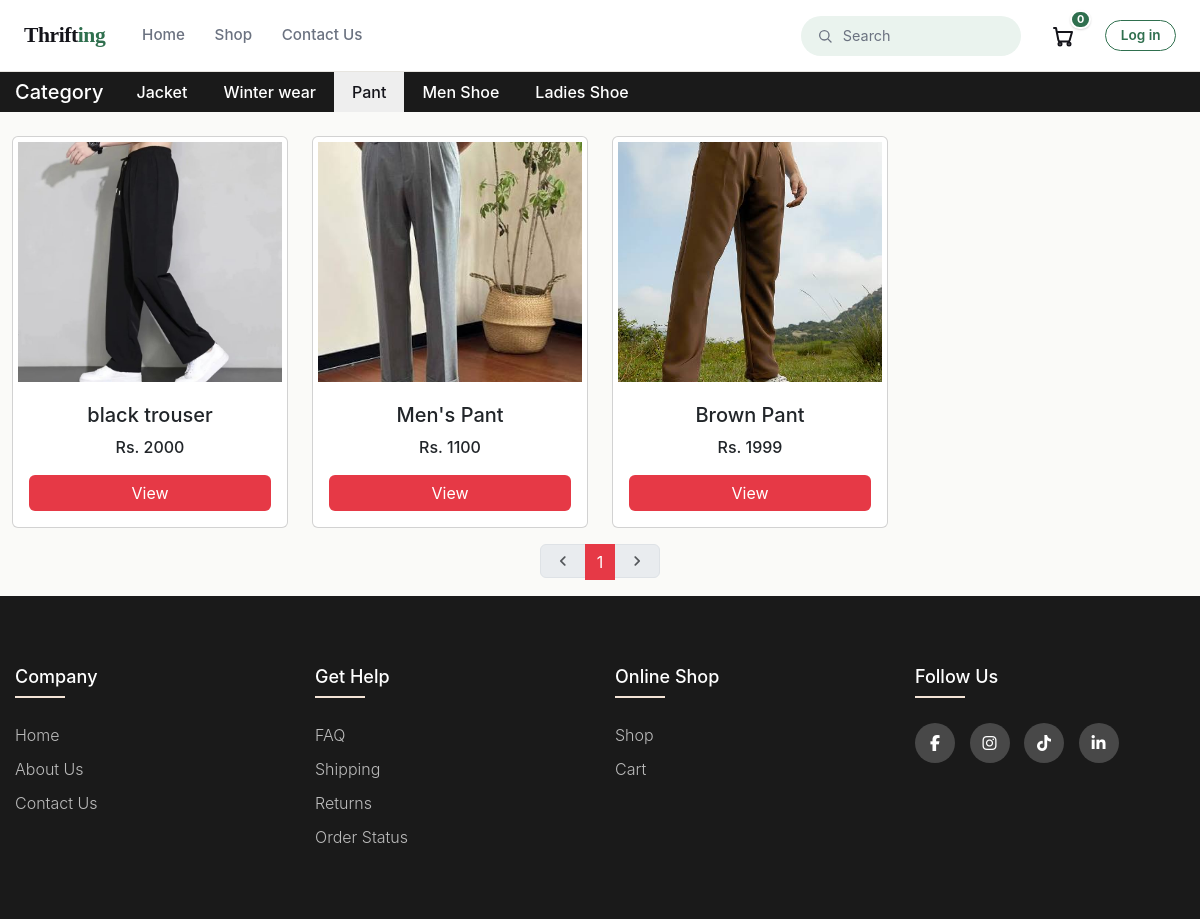
/shop/?category=3, run on the app's committed database.
### store/models.py (models this page shows, shortened)
class Category(models.Model):
    category_name = models.CharField(max_length=20)
    def __str__(self):
        return self.category_name

class Product(models.Model):
    product_name = models.CharField(max_length=50)
    category = models.ForeignKey(Category, on_delete=models.CASCADE, null = True, blank = True)
    description = models.CharField(max_length=200)
    price = models.IntegerField(default=0)
    image = models.ImageField(upload_to="store/images", default="")

### store/views.py (the view)
# urls.py: path('shop/', views.shop, name='shop'),
def shop(request):
    categories = Category.objects.all()
    categoryID =  request.GET.get('category')
    if categoryID:
        product_obj = Product.objects.filter(category=categoryID).order_by('?')
    else:
        product_obj = Product.objects.all().order_by('?')
    paginator = Paginator(product_obj,8)
    page_number = request.GET.get('page')
    product_obj = paginator.get_page(page_number)
    params = {
        'category' : categories,
        'product_obj' : product_obj,
    }
    return render(request, 'store/shop.html', params)

### cart/count_processor.py (called while the page is built)
def cart_count_processor(request):
    if request.user.is_authenticated:
        count = Cart.objects.filter(user=request.user).count()
    else:
        count = 0
    return{'cart_count' : count}

### store/templates/store/shop.html (shortened to what this page needs)
{%extends 'store/navbar.html'%}
{%load static%}
{%block csslink%}
<link rel="stylesheet" href="{% static 'store/shop.css' %}">
<link href="https://cdn.jsdelivr.net/npm/bootstrap@5.3.8/dist/css/bootstrap.min.css" rel="stylesheet">
<link rel="stylesheet" href="https://cdn.jsdelivr.net/npm/swiper@11/swiper-bundle.min.css"/>
{%endblock%}
{%block body%}
<div class="category-container">
    <h5 class="cat">Category</h5>
    <div class="category swiper">
        <div class="swiper-wrapper">
            {%for cat in category%}
            <div class="swiper-slide">
                <a href="{% url 'store:shop' %}?category={{cat.id}}" class="category-link {% if request.GET.category == cat.id|stringformat:'s' %}active{% endif %}">{{cat}}</a>
            </div>
            {%endfor%}
        </div>
    </div>
</div>
<div class="container-fluid my-3">
    <div class="row">
        <div class="col-lg-12 mt-2">
            <div class="row row-cols-2 row-cols-md-3 row-cols-lg-4 g-4" id="product-container">
                {%for product in product_obj %}
                <div class="col">
                    <div class="card h-100 w-100">
                        <img src="{{product.image.url}}" class="card-img-top" alt="{{product.product_name}}"/>
                        <div class="card-body d-flex flex-column text-center">
                        <h5 class="card-title">{{product.product_name}}</h5>
                        <p class="card-text">Rs. {{product.price}}</p>
                        <a href="{% url 'store:productDetails' product.product_name|slugify product.id %}" class="btn btn-primary mt-auto">View</a>
                        </div>
                    </div>
                </div>
                {%endfor%}
            </div>
        </div>
    </div>
</div>
<nav aria-label="Page navigation example" class="mt-3">
    <ul class="pagination justify-content-center">
        {% if product_obj.has_previous %}
            <li class="page-item">
                {% if request.GET.category %}
                    <a class="page-link" aria-label="Previous"
                       href="?category={{ request.GET.category }}&page={{ product_obj.previous_page_number }}">
                        <span class="material-symbols-rounded">chevron_left</span>
                    </a>
                {% else %}
                    <a class="page-link" aria-label="Previous"
                       href="?page={{ product_obj.previous_page_number }}">
                        <span class="material-symbols-rounded">chevron_left</span>
                    </a>
                {% endif %}
            </li>
        {% else %}
            <li class="page-item disabled">
                <a class="page-link" aria-label="Previous" href="#">
                    <span class="material-symbols-rounded">chevron_left</span>
                </a>
            </li>
        {% endif %}
        {% for num in product_obj.paginator.page_range %}
            {% if product_obj.number == num %}
                <li class="page-item active">
                    {% if request.GET.category %}
                        <a class="page-link"
                           style="background-color: #e63946; border: none;"
                           href="?category={{ request.GET.category }}&page={{ num }}">
                            {{ num }}
                        </a>
                    {% else %}
                        <a class="page-link"
                           style="background-color: #e63946; border: none;"
                           href="?page={{ num }}">
                            {{ num }}
                        </a>
                    {% endif %}
                </li>
            {% endif %}
        {% endfor %}
        {% if product_obj.has_next %}
            <li class="page-item">
                {% if request.GET.category %}
                    <a class="page-link" aria-label="Next"
                       href="?category={{ request.GET.category }}&page={{ product_obj.next_page_number }}">
                        <span class="material-symbols-rounded">chevron_right</span>
                    </a>
                {% else %}
                    <a class="page-link" aria-label="Next"
                       href="?page={{ product_obj.next_page_number }}">
                        <span class="material-symbols-rounded">chevron_right</span>
                    </a>
                {% endif %}
            </li>
        {% else %}
            <li class="page-item disabled">
                <a class="page-link" aria-label="Next" href="#">
                    <span class="material-symbols-rounded">chevron_right</span>
                </a>
            </li>
        {% endif %}
    </ul>
</nav>
{%endblock%}

### store/static/store/shop.css (style rules this page uses)
.category { background: var(--brand-dark); padding:12px; }
.category-container { display: flex; align-items: center; background-color: var(--brand-dark); }
.cat { color: white; margin: 0 15px; white-space: nowrap; }
.category { flex: 1; }
.category .swiper-wrapper { display:flex; align-items:center; }
.category .swiper-slide { width:auto; }
.category-link { display:block; padding:8px 18px; color:white; text-decoration:none; white-space:nowrap; font-weight:500; transition:.3s; }
.category-link.active { background: var(--brand-gray-light); color: var(--brand-black); }
.card-img-top { height:250px; object-fit:cover; padding:5px; }
.card-body p { font-weight:500; }
.card-body .btn-primary { background: #e63946; border:none; }
.pagination .page-link { display: flex; align-items: center; justify-content: center; }
.pagination .page-link .material-symbols-rounded { font-size: 20px; line-height: 1; font-variation-settings: 'FILL' 1, 'wght' 500, 'GRAD' 0, 'opsz' 20; }

### store/static/store/navbar.css (style rules this page uses)
:root { --bg: #ffffff; --ink: #14141a; --muted: #6b7280; --border: #e7e5e0; --accent: #2f6f4e; --accent-soft: #eaf3ee; --surface: #fafaf8; --red: #e63946; --brand-red: #e63946; --brand-pink-dark: #b4006a; --brand-dark: #1a1a1a; --brand-cream: #f3e3d6; --brand-brown: #5c4033; --brand-gray-light: #eeeeee; --brand-white: #ffffff; --brand-accent: #1f7a5c; color-scheme: light; box-sizing: border-box; }
*, *::before, *::after { box-sizing: inherit; }
html { scroll-padding-top: env(safe-area-inset-top, 0px); }
body { margin: 0; font-family: -apple-system, BlinkMacSystemFont, "Segoe UI", Roboto, Helvetica, Arial, sans-serif; background: var(--surface); color: var(--ink); min-height: 100%; }

### data on the page
Category: category_name "Jacket"
Category: category_name "Winter wear"
Category: category_name "Pant"
Category: category_name "Men Shoe"
Category: category_name "Ladies Shoe"
Product: image (picture), product_name "black trouser", price "2000"
Product: image (picture), product_name "Men's Pant", price "1100"
Product: image (picture), product_name "Brown Pant", price "1999"

### other printed values
{{ cart_count }} "0"
{{ num }} "1"
